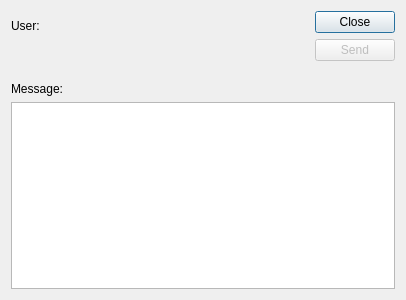
<?xml version="1.0" encoding="UTF-8"?>
<ui version="4.0">
 <class>sendMessageToUser</class>
 <widget class="QDialog" name="sendMessageToUser">
  <property name="geometry">
   <rect>
    <x>0</x>
    <y>0</y>
    <width>406</width>
    <height>300</height>
   </rect>
  </property>
  <property name="windowTitle">
   <string>Send Message to User</string>
  </property>
  <layout class="QGridLayout" name="gridLayout">
   <item row="0" column="0">
    <widget class="QLabel" name="label">
     <property name="text">
      <string>User:</string>
     </property>
    </widget>
   </item>
   <item row="0" column="1" rowspan="2">
    <spacer name="horizontalSpacer">
     <property name="orientation">
      <enum>Qt::Horizontal</enum>
     </property>
     <property name="sizeHint" stdset="0">
      <size>
       <width>158</width>
       <height>56</height>
      </size>
     </property>
    </spacer>
   </item>
   <item row="0" column="2" rowspan="2">
    <layout class="QVBoxLayout" name="verticalLayout">
     <item>
      <widget class="QPushButton" name="_close">
       <property name="text">
        <string>Close</string>
       </property>
      </widget>
     </item>
     <item>
      <widget class="QPushButton" name="_send">
       <property name="enabled">
        <bool>false</bool>
       </property>
       <property name="text">
        <string>Send</string>
       </property>
      </widget>
     </item>
     <item>
      <spacer name="verticalSpacer">
       <property name="orientation">
        <enum>Qt::Vertical</enum>
       </property>
       <property name="sizeHint" stdset="0">
        <size>
         <width>38</width>
         <height>25</height>
        </size>
       </property>
      </spacer>
     </item>
    </layout>
   </item>
   <item row="1" column="0">
    <widget class="UsernameCluster" name="_usr" native="true">
     <property name="descriptionVisible" stdset="0">
      <bool>false</bool>
     </property>
    </widget>
   </item>
   <item row="2" column="0">
    <widget class="QLabel" name="label_2">
     <property name="text">
      <string>Message:</string>
     </property>
    </widget>
   </item>
   <item row="3" column="0" colspan="3">
    <widget class="QPlainTextEdit" name="_message">
     <property name="plainText">
      <string/>
     </property>
    </widget>
   </item>
  </layout>
 </widget>
 <customwidgets>
  <customwidget>
   <class>UsernameCluster</class>
   <extends>QWidget</extends>
   <header>usernamecluster.h</header>
  </customwidget>
 </customwidgets>
 <resources/>
 <connections/>
</ui>
